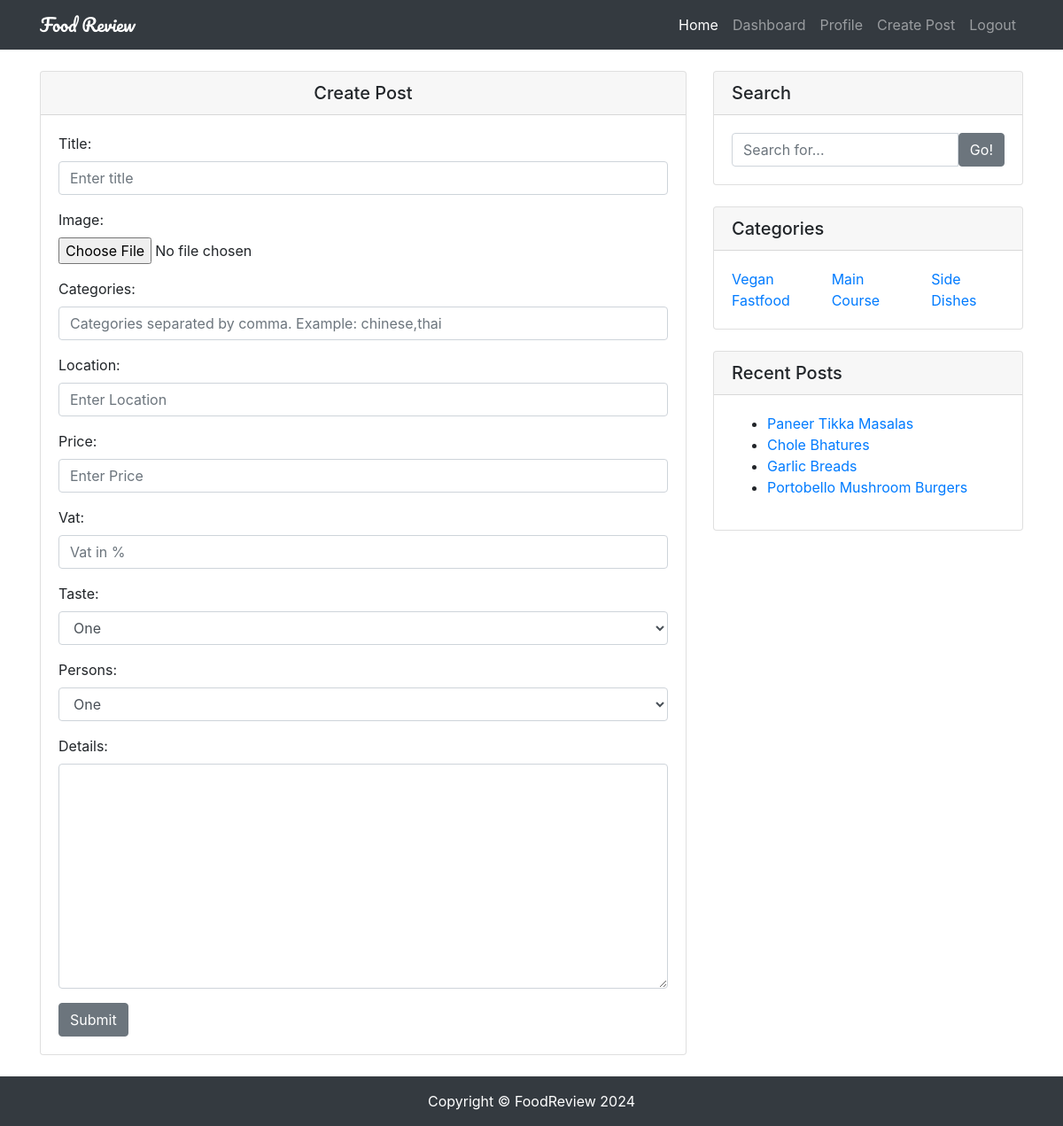
Screenshot of /create/ (signed in) with the database file from the repository.
### restaurants/models.py (models this page shows, shortened)
class Restaurant(models.Model):
    user = models.ForeignKey(User, on_delete=models.CASCADE)
    title = models.CharField(max_length=120)
    image = models.ImageField(upload_to='restaurants/')
    categories = models.CharField(max_length=120)
    location = models.CharField(max_length=120)
    price = models.IntegerField()
    vat = models.PositiveIntegerField(default=0)
    taste = models.PositiveIntegerField(choices=choices)
    persons = models.PositiveIntegerField(choices=choices)
    details = models.TextField()
    slug = models.SlugField(unique=True, blank=True)
    likes = models.ManyToManyField(User, related_name='post_likes', blank=True)
    views = models.IntegerField(default=0,blank=True)
    created_at = models.DateTimeField(auto_now_add=True)
    updated_at = models.DateTimeField(auto_now=True)
    is_active = models.BooleanField(default=True)

### restaurants/views.py (the view, shortened to what this page needs)
# urls.py: path('create/', RestaurantCreateView.as_view(), name='create'),
class RestaurantCreateView(LoginRequiredMixin, SuccessMessageMixin, CreateView):
    template_name = 'restaurants/restaurant_form.html'
    form_class = RestaurantCreateForm
    success_url = reverse_lazy('my_posts')
    success_message = "Post Created Successfully"

### restaurants/context_processor.py (called while the page is built)
def categories(request):
    cat_list = []
    all_cat = Restaurant.objects.all()
    for cat in all_cat:
        name_list = cat.categories.split(',')
        for item in name_list:
            cat_list.append(item)
    cat_dict = {'categories': set(cat_list)}
    return cat_dict

def user_liked_posts(request):
    if request.user.is_authenticated:
        posts = Restaurant.objects.filter(likes=request.user.id)
        return {'user_liked_posts': posts}
    else:
        return {'user_liked_posts': None}

def recent_posts(request):
    posts = Restaurant.objects.all().order_by('-created_at')[:5]
    return {'recent_posts': posts}

### templates/restaurants/restaurant_form.html (shortened to what this page needs)
{% extends 'base.html' %}
{% block content %}
<div class="row">
    <div class="col-md-8 my-4">
        <div class="card">
            <h5 class="card-header text-center">
                {% if 'update' in request.path %}
                Update Post
                {% else %}
                Create Post
                {% endif %}
            </h5>
            <div class="card-body">
                <form action="" method="post" enctype="multipart/form-data">
                    {{ form.as_p }}
                    <button class="btn btn-secondary" type="submit">Submit</button>
                </form>
            </div>
        </div>
    </div>
    {% endblock content %}

### templates/partials/_widgets.html
<div class="col-md-4">
    <div class="card my-4">
        <h5 class="card-header">Search</h5>
        <div class="card-body">
            <form action="{% url 'home' %}" method="get">
                <div class="input-group">
                    <input type="search" name='q' class="form-control" placeholder="Search for..." value="{{ request.GET.q }}" required>
                    <span class="input-group-btn">
                        <button class="btn btn-secondary" type="submit">Go!</button>
                    </span>
                </div>
            </form>
        </div>
    </div>
    <div class="card my-4">
        <h5 class="card-header">Categories</h5>
        <div class="card-body">
            <div class="row">
                {% for cat in categories %}
                <div class="col-md-4">
                <a href="{% url 'home' %}?q={{ request.GET.q }}&cat={{ cat }}">{{ cat }}</a>
                </div>
                {% endfor %}
            </div>
        </div>
    </div>
    <div class="card my-4">
        <h5 class="card-header">Recent Posts</h5>
        <div class="card-body">
            <ul>
                {% for post in recent_posts %}
                <li><a href="/{{ post.slug }}">{{ post.title }}s</a></li>
                {% endfor %}
            </ul>
        </div>
    </div>
</div>
</div>

### static/restaurants/css/style.css (style rules this page uses)
body { padding-top: 56px; }

### rows the page displays
Restaurant: categories "Vegan Fastfood", title "Portobello Mushroom Burger"
Restaurant: categories "Main Course", title "Chole Bhature"
Restaurant: categories "Side Dishes", title "Garlic Bread"
Restaurant: title "Paneer Tikka Masala"
